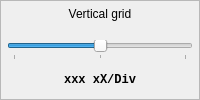
               <widget class="QFrame" name="frame_3">
                <property name="sizePolicy">
                 <sizepolicy hsizetype="Minimum" vsizetype="Preferred">
                  <horstretch>0</horstretch>
                  <verstretch>0</verstretch>
                 </sizepolicy>
                </property>
                <property name="minimumSize">
                 <size>
                  <width>0</width>
                  <height>0</height>
                 </size>
                </property>
                <property name="frameShape">
                 <enum>QFrame::StyledPanel</enum>
                </property>
                <property name="frameShadow">
                 <enum>QFrame::Sunken</enum>
                </property>
                <layout class="QVBoxLayout" name="verticalLayout_3">
                 <property name="leftMargin">
                  <number>6</number>
                 </property>
                 <property name="topMargin">
                  <number>6</number>
                 </property>
                 <property name="rightMargin">
                  <number>6</number>
                 </property>
                 <property name="bottomMargin">
                  <number>6</number>
                 </property>
                 <item>
                  <widget class="QLabel" name="vgridlabel">
                   <property name="frameShape">
                    <enum>QFrame::NoFrame</enum>
                   </property>
                   <property name="text">
                    <string>Vertical grid</string>
                   </property>
                   <property name="scaledContents">
                    <bool>false</bool>
                   </property>
                   <property name="alignment">
                    <set>Qt::AlignHCenter|Qt::AlignTop</set>
                   </property>
                   <property name="wordWrap">
                    <bool>true</bool>
                   </property>
                  </widget>
                 </item>
                 <item>
                  <widget class="QSlider" name="horizontalSliderVGrid">
                   <property name="toolTip">
                    <string>Grid resolution</string>
                   </property>
                   <property name="minimum">
                    <number>-4</number>
                   </property>
                   <property name="maximum">
                    <number>-2</number>
                   </property>
                   <property name="pageStep">
                    <number>1</number>
                   </property>
                   <property name="value">
                    <number>-3</number>
                   </property>
                   <property name="orientation">
                    <enum>Qt::Horizontal</enum>
                   </property>
                   <property name="tickPosition">
                    <enum>QSlider::TicksBelow</enum>
                   </property>
                   <property name="tickInterval">
                    <number>1</number>
                   </property>
                  </widget>
                 </item>
                 <item>
                  <widget class="QLabel" name="labelVDiv">
                   <property name="sizePolicy">
                    <sizepolicy hsizetype="Minimum" vsizetype="Preferred">
                     <horstretch>0</horstretch>
                     <verstretch>0</verstretch>
                    </sizepolicy>
                   </property>
                   <property name="minimumSize">
                    <size>
                     <width>0</width>
                     <height>0</height>
                    </size>
                   </property>
                   <property name="font">
                    <font>
                     <family>Courier New</family>
                     <weight>75</weight>
                     <bold>true</bold>
                    </font>
                   </property>
                   <property name="text">
                    <string notr="true">xxx xX/Div</string>
                   </property>
                   <property name="alignment">
                    <set>Qt::AlignCenter</set>
                   </property>
                  </widget>
                 </item>
                </layout>
               </widget>
